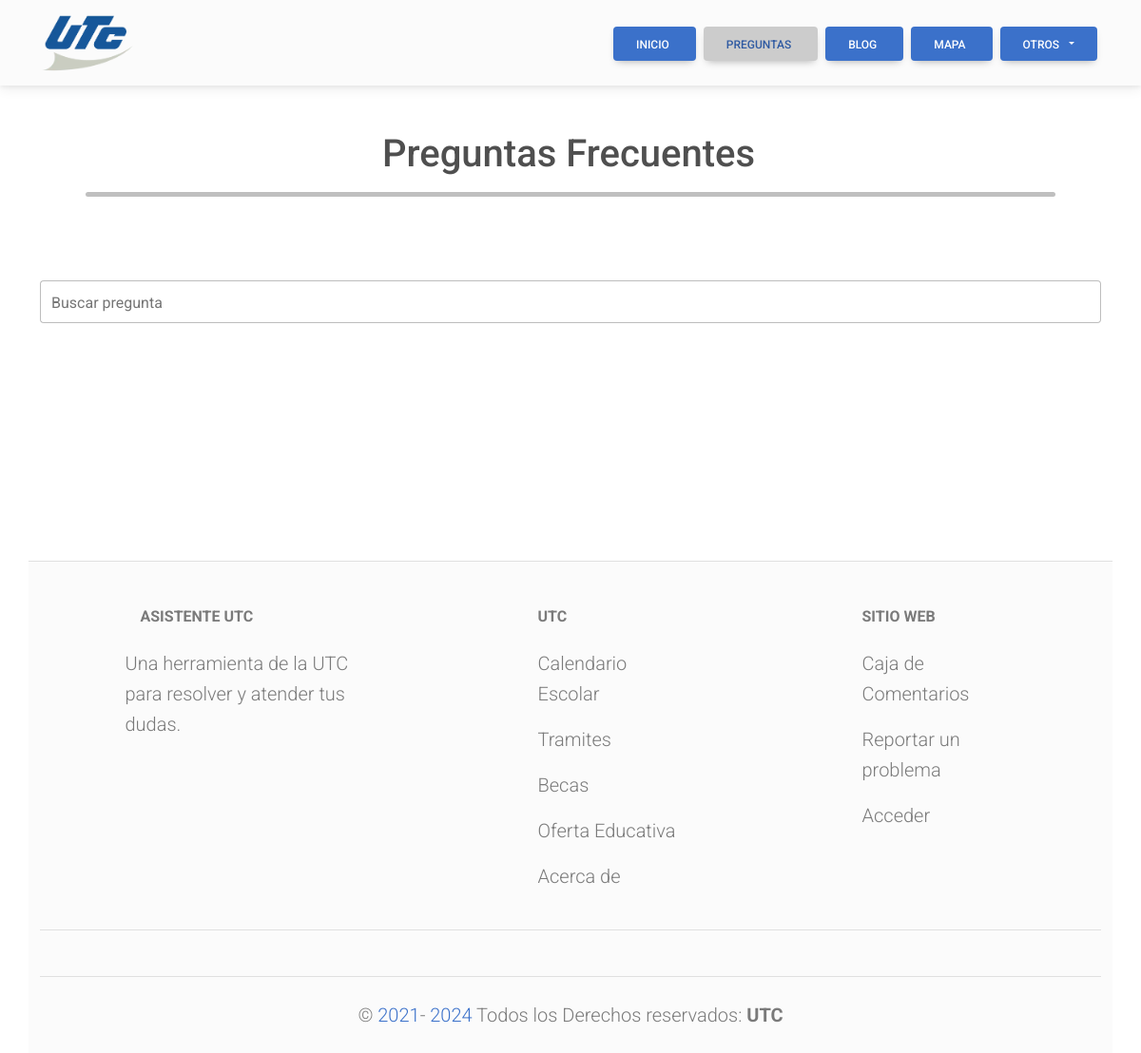
The app's page /preguntas-frecuentes/, older data.
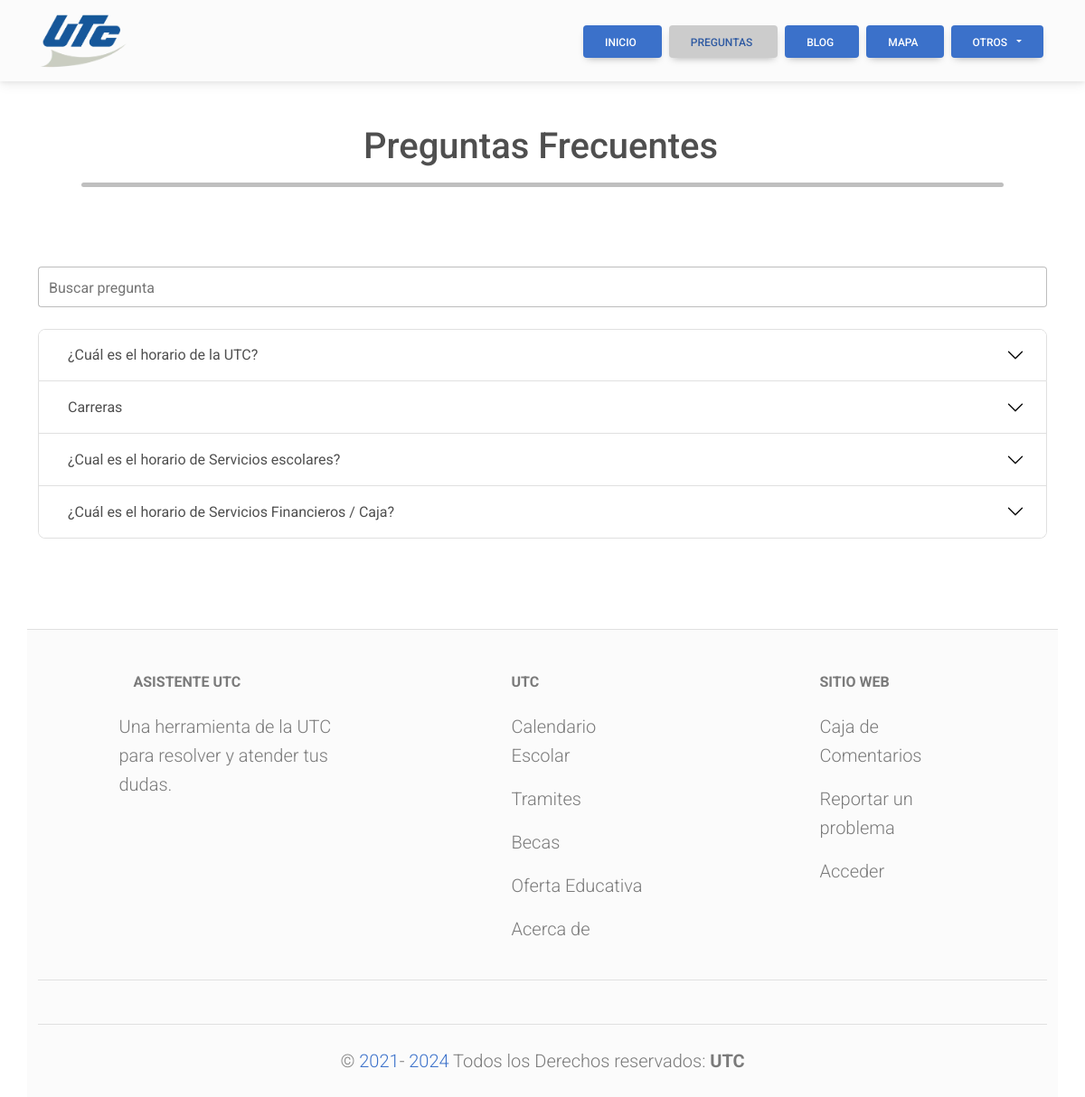
The same page, newer data.
### cross_asistent/models.py (models this page shows, shortened)
class Database(models.Model):
    categoria = models.ForeignKey(Categorias, on_delete=models.SET_NULL, null=True)
    titulo = models.CharField(max_length=200, blank=False)
    informacion = models.TextField(blank=True, null=True)
    redirigir = models.URLField(blank=True, null=True)
    frecuencia = models.IntegerField(default=0)
    documentos = models.FileField(upload_to='cross_asistent/static/files/documentos/', blank=True, null=True)
    imagenes =  models.ImageField(upload_to='cross_asistent/static/files/imagenes/', blank=True, null=True)
    fecha_modificacion = models.DateTimeField(auto_now=True)

### cross_asistent/views.py (the view)
# urls.py: path('preguntas-frecuentes/', views.faq, name='faq'),
def faq(request):
    questall = models.Database.objects.filter(frecuencia__gt=0).order_by('-frecuencia')
    return render(request, 'frecuentes.html', {
        'quest_all': questall,
        'active_page': 'faq'
    })

### cross_asistent/templates/frecuentes.html (shortened to what this page needs)
{% extends 'widget.html' %}
{% load static %}
{% block content %}
<main class="container container-fluid">
    <div class="p-5 text-center">
        <h1 class="mb-3">Preguntas Frecuentes </h1>
        <hr class="hr_divisor" />
    </div>
    <div class="form-outline my-4" data-mdb-input-init>
        <input type="text" id="searchInput" class="form-control form-control-lg"/>
        <label class="form-label" for="searchInput">Buscar pregunta</label>
    </div>
    <div class="accordion" id="accordionExampleY">
        {% for quest in quest_all %}
        <div class="accordion-item">
            <h2 class="accordion-header" id="heading{{ quest.id }}">
                <button
                    data-mdb-collapse-init
                    class="accordion-button"
                    type="button"
                    data-mdb-toggle="collapse"
                    data-mdb-target="#quest-{{ quest.id }}"
                    aria-expanded="true"
                    aria-controls="quest-{{ quest.id }}"
                >
                    {{ quest.titulo }}
                </button>
            </h2>
        </div>
        {% endfor %}
    </div>
</main>
{% include 'widget_footer.html' %}
{% endblock %}

Row changes from the older to the newer data that the page shows:
now on this page (row edited): Database: titulo "¿Cuál es el horario de la UTC?"
now on this page (row edited): Database: titulo "Carreras"
now on this page (row edited): Database: titulo "¿Cual es el horario de Servicios escolares?"
now on this page (row edited): Database: titulo "¿Cuál es el horario de Servicios Financieros / Caja?"
